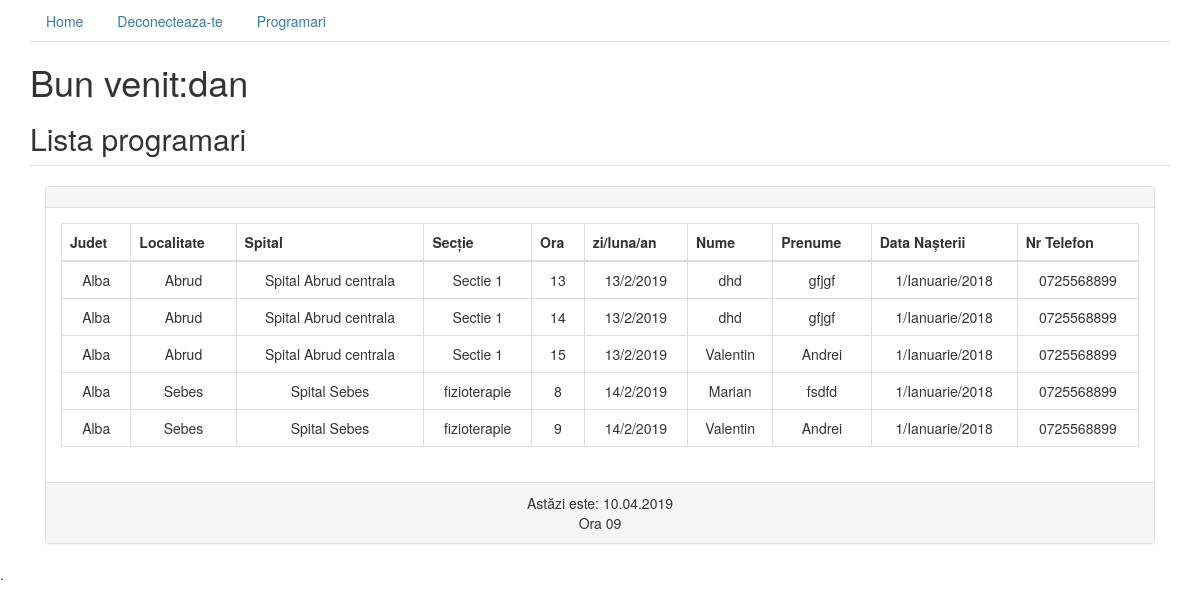
Screenshot of /administrator/me.php (signed in) with the database file from the repository.
### tables this page shows
CREATE TABLE IF NOT EXISTS `programari` (
  `id` int(11) NOT NULL AUTO_INCREMENT,
  `id_jud` int(11) NOT NULL,
  `id_loc` int(11) NOT NULL,
  `id_spital` int(11) NOT NULL,
  `id_sectie` int(11) NOT NULL,
  `ora_select` int(11) NOT NULL,
  `zi_select` int(11) NOT NULL,
  `luna_select` int(11) NOT NULL,
  `an_select` int(100) NOT NULL,
  `nume` varchar(100) NOT NULL,
  `prenume` varchar(100) NOT NULL,
  `data_zi` int(100) NOT NULL,
  `data_luna` varchar(100) NOT NULL,
  `data_an` int(100) NOT NULL,
  `telefon` varchar(100) NOT NULL,
  `id_sesiune` int(11) NOT NULL,
  PRIMARY KEY (`id`)
);

CREATE TABLE IF NOT EXISTS `judete` (
  `id` int(11) NOT NULL AUTO_INCREMENT,
  `nume_jud` varchar(100) NOT NULL,
  PRIMARY KEY (`id`)
);

CREATE TABLE IF NOT EXISTS `localitati` (
  `id` int(11) NOT NULL AUTO_INCREMENT,
  `id_jud` int(100) NOT NULL,
  `nume_loc` varchar(100) NOT NULL,
  PRIMARY KEY (`id`)
);

CREATE TABLE IF NOT EXISTS `spitale` (
  `id` int(11) NOT NULL AUTO_INCREMENT,
  `id_loc` int(11) NOT NULL,
  `nume_sp` varchar(100) NOT NULL,
  PRIMARY KEY (`id`)
);

CREATE TABLE IF NOT EXISTS `sectii` (
  `id` int(11) NOT NULL AUTO_INCREMENT,
  `id_spital` int(11) NOT NULL,
  `sectia` varchar(100) NOT NULL,
  PRIMARY KEY (`id`)
);

### administrator/me.php (the view, shortened to what this page needs)
<?php
require_once "config.php";
?>
<!DOCTYPE html>
<html>
<head>
	<link rel="stylesheet" href="https://maxcdn.bootstrapcdn.com/bootstrap/3.3.7/css/bootstrap.min.css">
</head>
<body>
	<div class="col-sm">
		<div class="container">
								<ul class="nav nav-tabs">
										<li><a  href="welcome_j.php">Home</a></li>
										<li><a  href="logout.php" >Deconecteaza-te</a></li>
										<li><a  href="me.php">Programari</a></li>
								</ul>
			<div class="tab-content">
						 <legend>
								<h1>Bun venit:<?php print($_SESSION["username"]); ?></h1>
								<h2>Lista programari </h2>
						 </legend>
				<div class="col-sm-12 col-xs-12">
					<div class="panel panel-default text-center">
						<div class="panel-heading">
						</div>
						<div class="panel-body">
	 <table class=" table table-bordered" >
		<thead>
			<tr>
				<th>Judet</th>
				<th>Localitate</th>
				<th>Spital</th>
				<th>Secție</th>
				<th>Ora</th>
				<th>zi/luna/an</th>
				<th>Nume</th>
				<th>Prenume</th>
				<th>Data Nașterii</th>
				<th>Nr Telefon</th>
		 </tr>
		</thead>
		<tbody>
				<?php
           $sql = "
SELECT nume_jud, nume_loc, nume_sp, sectia, ora_select, zi_select, luna_select, an_select, nume,
       prenume, data_zi, data_luna, data_an, telefon
FROM programari
 JOIN judete           ON judete.id         =  programari.id_jud
 JOIN localitati       ON localitati.id     =  programari.id_loc
 JOIN spitale          ON spitale.id        =  programari.id_spital
 JOIN sectii           ON sectii.id         =  programari.id_sectie
WHERE 1 ";
                   $result = $link->query($sql);
                   if ($result->num_rows > 0){
                   while ($row = $result->fetch_assoc()) {
$tabel = '<td>'. $row["nume_jud"].'</td>
          <td>'. $row["nume_loc"].'</td>
          <td>'. $row["nume_sp"].'</td>
          <td>'. $row["sectia"].'</td>
          <td>'. $row["ora_select"].'</td>
          <td>'. $row["zi_select"].'/'. $row["luna_select"].'/'. $row["an_select"].'</td>
          <td>'. $row["nume"].'</td>
          <td>'. $row["prenume"].'</td>
          <td>'. $row["data_zi"].'/'. $row["data_luna"].'/'. $row["data_an"].'</td>
          <td>'. $row["telefon"].'</td>
                            <tr></tr>';
echo $tabel;
                   }
                   }
			?>
		</tbody>
	</table>
				</div>
				<div class="panel-footer">
				 <?php
                   echo "Astăzi este: ". date("d.m.Y") . "<br>";
                   echo "Ora ". date("H") . "<br>";
                 ?>
				</div>
			</div>
		</div>
</div>
</div>
</div>.
</body>
</html>

### rows the page displays
programari: judete.nume_jud "Alba", localitati.nume_loc "Abrud", spitale.nume_sp "Spital Abrud centrala", sectii.sectia "Sectie 1", ora_select "13", zi_select "13", luna_select "2", an_select "2019", nume "dhd", prenume "gfjgf", data_zi "1", data_luna "Ianuarie", data_an "2018", telefon "0725568899"
programari: judete.nume_jud "Alba", localitati.nume_loc "Abrud", spitale.nume_sp "Spital Abrud centrala", sectii.sectia "Sectie 1", ora_select "14", zi_select "13", luna_select "2", an_select "2019", nume "dhd", prenume "gfjgf", data_zi "1", data_luna "Ianuarie", data_an "2018", telefon "0725568899"
programari: judete.nume_jud "Alba", localitati.nume_loc "Abrud", spitale.nume_sp "Spital Abrud centrala", sectii.sectia "Sectie 1", ora_select "15", zi_select "13", luna_select "2", an_select "2019", nume "Valentin", prenume "Andrei", data_zi "1", data_luna "Ianuarie", data_an "2018", telefon "0725568899"
programari: judete.nume_jud "Alba", localitati.nume_loc "Sebes", spitale.nume_sp "Spital Sebes", sectii.sectia "fizioterapie", ora_select "8", zi_select "14", luna_select "2", an_select "2019", nume "Marian", prenume "fsdfd", data_zi "1", data_luna "Ianuarie", data_an "2018", telefon "0725568899"
programari: judete.nume_jud "Alba", localitati.nume_loc "Sebes", spitale.nume_sp "Spital Sebes", sectii.sectia "fizioterapie", ora_select "9", zi_select "14", luna_select "2", an_select "2019", nume "Valentin", prenume "Andrei", data_zi "1", data_luna "Ianuarie", data_an "2018", telefon "0725568899"

### other values shown
$_SESSION["username"] "dan"
